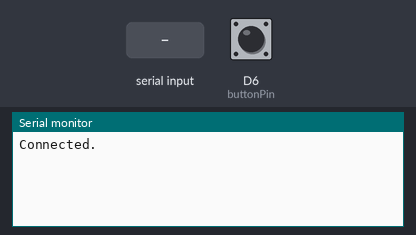
Bench run of a sketch on a simulated ESP8266 (Wemos D1 mini). On the bench: the last lines printed to the serial monitor. The inputs (shaded band) are chosen by the test bench; at power-on: D6 (buttonPin) LOW. WiFi joins after 1.5 s; servers stay silent unless stated.

Above: at 2.7 s.
2.8 s: D6 (buttonPin) pulled HIGH for 1 s
At 3.8 s:
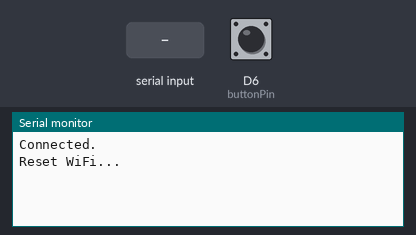
5.3 s: "1" received over the second serial link
At 7.5 s:
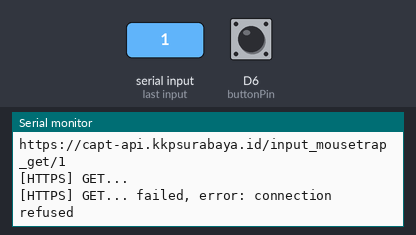
7.8 s: "0" received over the second serial link
At 8.96 s:
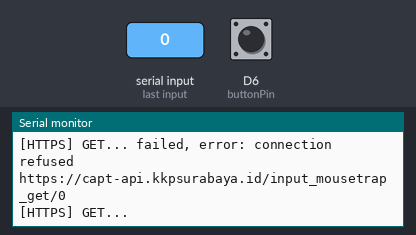

The sketch:

mousetrap_wemos.ino
```cpp
#include <Arduino.h>
#include <ESP8266HTTPClient.h>
#include <WiFiClientSecureBearSSL.h>

#include <ESP8266WiFi.h>
#include <DNSServer.h>
#include <ESP8266WebServer.h>
#include <WiFiManager.h>  // https://github.com/tzapu/WiFiManager

#include <SoftwareSerial.h>
SoftwareSerial serial(D1, D2);
String data;

WiFiServer server(80);

static const int buttonPin = 12;
int buttonStatePrevious = LOW;

unsigned long minButtonLongPressDuration = 3000;
unsigned long buttonLongPressMillis;
bool buttonStateLongPress = false;

const int intervalButton = 50;
unsigned long previousButtonMillis;

unsigned long buttonPressDuration;
unsigned long currentMillis;

void setup() {
  Serial.begin(115200);
  serial.begin(115200);
  WiFiManager wifiManager;

  wifiManager.autoConnect("Mouse Trap KKP");
  Serial.println("Connected.");

  server.begin();
}


void readButtonState() {
  if (currentMillis - previousButtonMillis > intervalButton) {
    int buttonState = digitalRead(buttonPin);

    buttonPressDuration = currentMillis - buttonLongPressMillis;
    if (buttonState == HIGH && !buttonStateLongPress && buttonPressDuration >= minButtonLongPressDuration) {
      buttonStateLongPress = true;
      Serial.println("Reset WiFi...");
      WiFiManager wifiManager;
      wifiManager.resetSettings();
      wifiManager.autoConnect("Mouse Trap KKP");
    }
    previousButtonMillis = currentMillis;
  }
}

void loop() {

  currentMillis = millis();

  readButtonState();

  std::unique_ptr<BearSSL::WiFiClientSecure> client(new BearSSL::WiFiClientSecure);

  client->setInsecure();

  //create an HTTPClient instance
  HTTPClient https;

  while (serial.available() > 0) {
    data = serial.readString();
    // data = "bro";
    String dataku = "https://capt-api.kkpsurabaya.id/input_mousetrap_get/"+ data;
    char charBuf[100];
    dataku.toCharArray(charBuf, 100);
    char *hh = charBuf;


    // // char* input = toCharArray(data);
    char *params = "https://capt-api.kkpsurabaya.id/input_mousetrap_get/";
    // *params += *charBuf;
    // char buffer[100];
    // sprintf(buffer, "https://capt-api.kkpsurabaya.id/input_mousetrap_get/%s", data);
    Serial.println(hh);
    if (https.begin(*client, hh)) {  // HTTPS
      Serial.print("[HTTPS] GET...\n");
      // start connection and send HTTP header
      int httpCode = https.GET();
      // httpCode will be negative on error
      if (httpCode > 0) {
        // HTTP header has been send and Server response header has been handled
        Serial.printf("[HTTPS] GET... code: %d\n", httpCode);
         serial.printf("GET..code: %d\n", httpCode);
        // file found at server
        if (httpCode == HTTP_CODE_OK || httpCode == HTTP_CODE_MOVED_PERMANENTLY) {
          String payload = https.getString();
          Serial.println(payload);
        //  serial.print("Data Sukses..");
        //  Serial.print("Data Sukses..");
        }
      } else {
        Serial.printf("[HTTPS] GET... failed, error: %s\n", https.errorToString(httpCode).c_str());
      }

      https.end();
    } else {
      Serial.printf("[HTTPS] Unable to connect\n");
    }
  }

  if (data.length() > 0) {
    // sent data request http

  }
}
```

Measured:
- after the input at 2.8 s, the serial monitor: prints a new line after 0.24 s (image 1)
- after the input at 5.3 s, the serial monitor: prints a new line after 1.0 s (image 2)
- after the input at 7.8 s, the serial monitor: prints a new line after 1.0 s (image 3)
